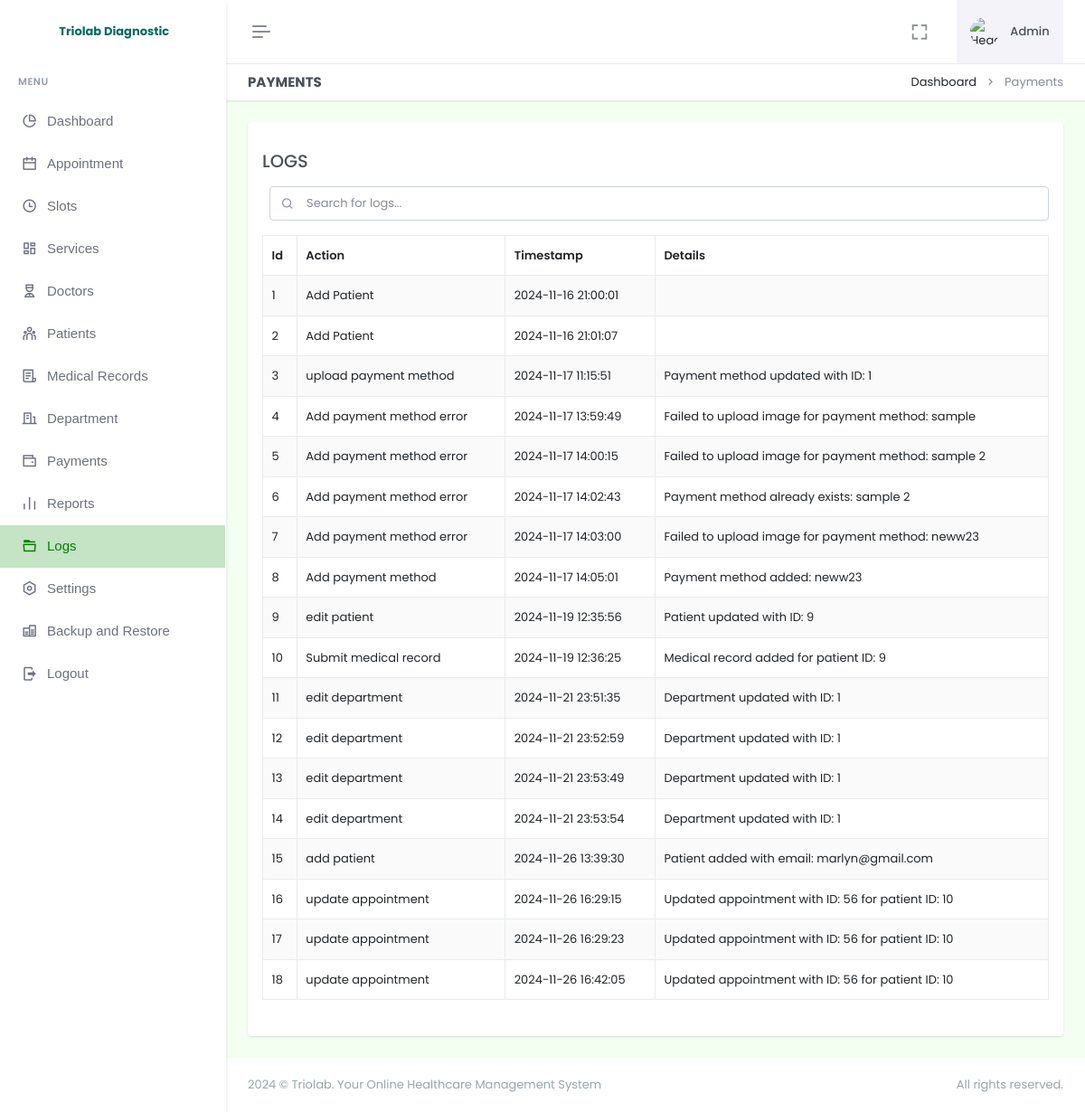
The page /admin/logs.php (signed in) on the database its author committed.
### tables this page shows
CREATE TABLE `logs` (
  `id` int(11) NOT NULL AUTO_INCREMENT,
  `action` varchar(255) NOT NULL,
  `user` int(11) NOT NULL,
  `timestamp` timestamp NOT NULL DEFAULT current_timestamp(),
  `details` text DEFAULT NULL,
  `is_archive` tinyint(1) DEFAULT 0,
  PRIMARY KEY (`id`)
);

### admin/functions.php (the view, shortened to what this page needs)
<?php
function displayTable($pdo, $table, $columns, $displayImageColumns = [], $includeActions = true, $imagePathPrefix = '', $includeArchived = false, $actions = [])
{
    $query = $pdo->prepare("DESCRIBE $table");
    $query->execute();
    $columnsInfo = $query->fetchAll(PDO::FETCH_COLUMN);
    $orderBy = in_array('created_at', $columnsInfo) ? "ORDER BY created_at DESC" : "";
    $whereClause = "";
    if (in_array('is_archive', $columnsInfo)) {
        $whereClause = $includeArchived ? "WHERE is_archive = 1" : "WHERE is_archive = 0";
    }
    $query = $pdo->prepare("SELECT * FROM $table $whereClause $orderBy");
    $query->execute();
    echo '<div class="search-box ms-2 mt-3 mb-3">
            <input type="text" id="searchInput" class="form-control" placeholder="Search for ' . htmlspecialchars($table) . '..." onkeyup="searchTable()">
            <i class="ri-search-line search-icon"></i>
          </div>';
    echo '<table id="' . htmlspecialchars($table) . 'Table" class="table table-bordered table-striped">';
    echo '<thead><tr>';
    foreach ($columns as $column) {
        $header = ucfirst(str_replace('_', ' ', $column));
        echo "<th>" . htmlspecialchars($header) . "</th>";
    }
    echo '</tr></thead><tbody>';
    if ($query->rowCount() > 0) {
        while ($row = $query->fetch(PDO::FETCH_ASSOC)) {
            echo '<tr>';
            foreach ($columns as $column) {
                if (in_array($column, $displayImageColumns)) {
                    echo '<td>
                    <a href="' . htmlspecialchars($imagePathPrefix . $row[$column]) . '"
                        data-lightbox="gallery"
                        data-lightbox="image-' . htmlspecialchars($row['id']) . '">
                        Click to view image
                        </a>
                    </td>';
                } else {
                    echo '<td>' . htmlspecialchars($row[$column]) . '</td>';
                }
            }
            echo '</tr>';
        }
    } else {
        echo '<tr><td colspan="' . (count($columns) + ($includeActions ? 1 : 0)) . '">No data available.</td></tr>';
    }
    echo '</tbody></table>';
}
?><div class="modal fade" id="testModal" tabindex="-1" aria-labelledby="testModalLabel" aria-hidden="true">

### rows shown on the page
logs: id "1", action "Add Patient", timestamp "2024-11-16 21:00:01"
logs: id "2", action "Add Patient", timestamp "2024-11-16 21:01:07"
logs: id "3", action "upload payment method", timestamp "2024-11-17 11:15:51", details "Payment method updated with ID: 1"
logs: id "4", action "Add payment method error", timestamp "2024-11-17 13:59:49", details "Failed to upload image for payment method: sample"
logs: id "5", action "Add payment method error", timestamp "2024-11-17 14:00:15", details "Failed to upload image for payment method: sample 2"
logs: id "6", action "Add payment method error", timestamp "2024-11-17 14:02:43", details "Payment method already exists: sample 2"
logs: id "7", action "Add payment method error", timestamp "2024-11-17 14:03:00", details "Failed to upload image for payment method: neww23"
logs: id "8", action "Add payment method", timestamp "2024-11-17 14:05:01", details "Payment method added: neww23"
logs: id "9", action "edit patient", timestamp "2024-11-19 12:35:56", details "Patient updated with ID: 9"
logs: id "10", action "Submit medical record", timestamp "2024-11-19 12:36:25", details "Medical record added for patient ID: 9"
logs: id "11", action "edit department", timestamp "2024-11-21 23:51:35", details "Department updated with ID: 1"
logs: id "12", action "edit department", timestamp "2024-11-21 23:52:59", details "Department updated with ID: 1"
logs: id "13", action "edit department", timestamp "2024-11-21 23:53:49", details "Department updated with ID: 1"
logs: id "14", action "edit department", timestamp "2024-11-21 23:53:54", details "Department updated with ID: 1"
logs: id "15", action "add patient", timestamp "2024-11-26 13:39:30", details "Patient added with email: marlyn@gmail.com"
logs: id "16", action "update appointment", timestamp "2024-11-26 16:29:15", details "Updated appointment with ID: 56 for patient ID: 10"
logs: id "17", action "update appointment", timestamp "2024-11-26 16:29:23", details "Updated appointment with ID: 56 for patient ID: 10"
logs: id "18", action "update appointment", timestamp "2024-11-26 16:42:05", details "Updated appointment with ID: 56 for patient ID: 10"

### other values the page prints
$header "Id"
$header "Action"
$header "Timestamp"
$header "Details"
